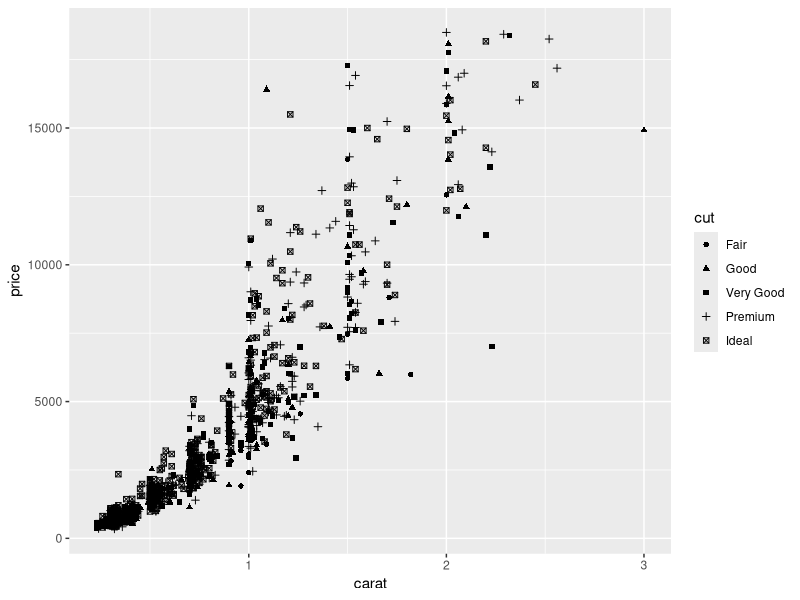
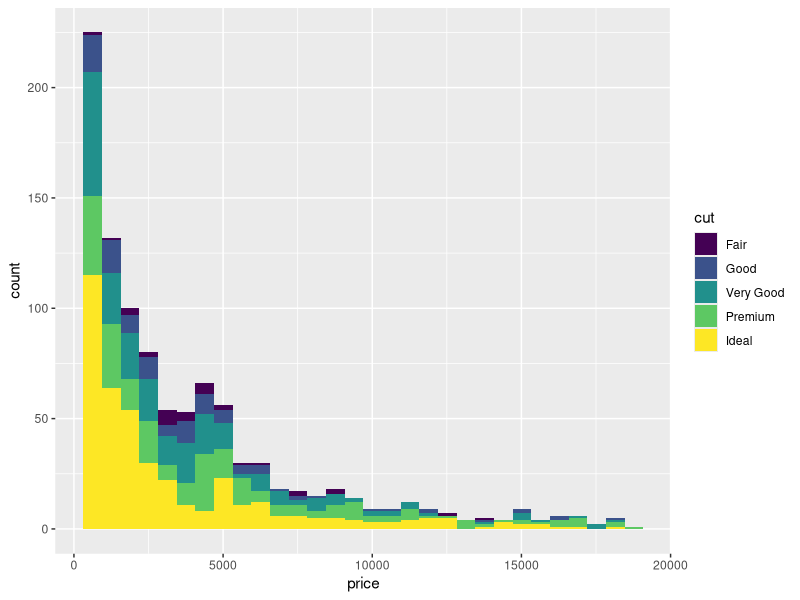
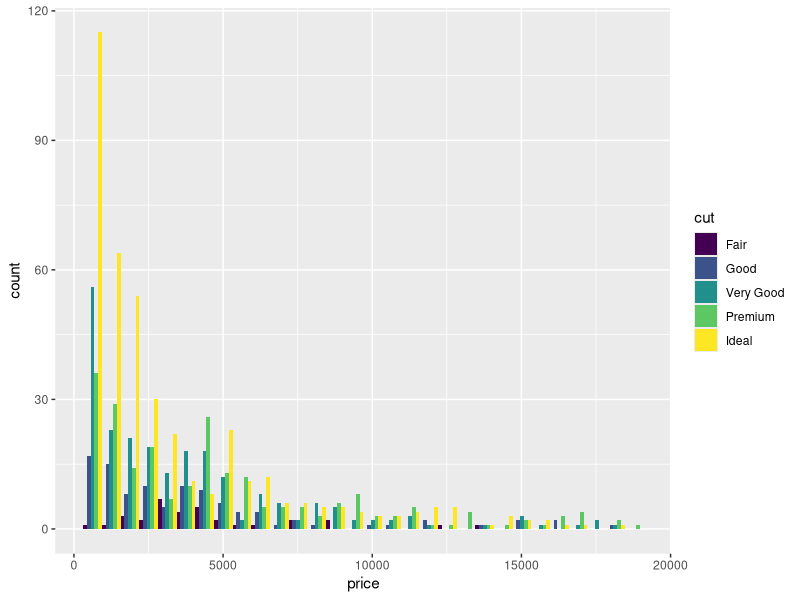
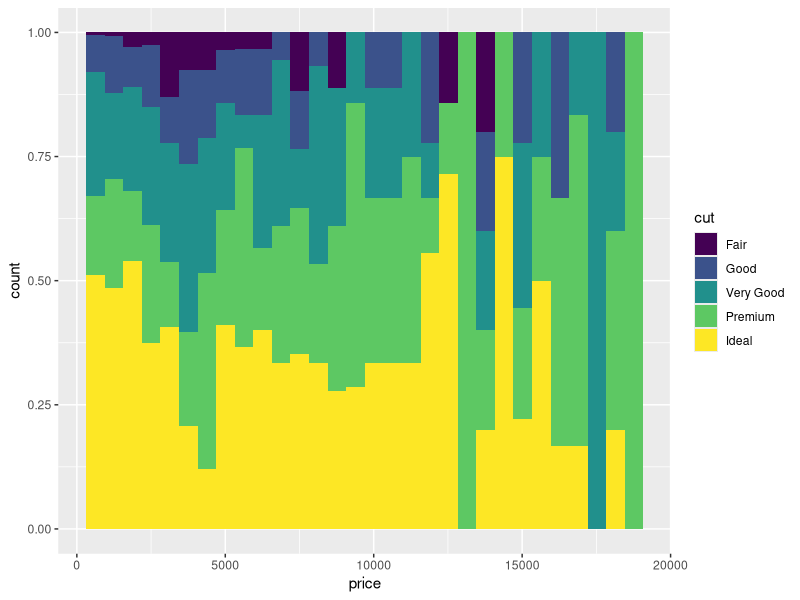
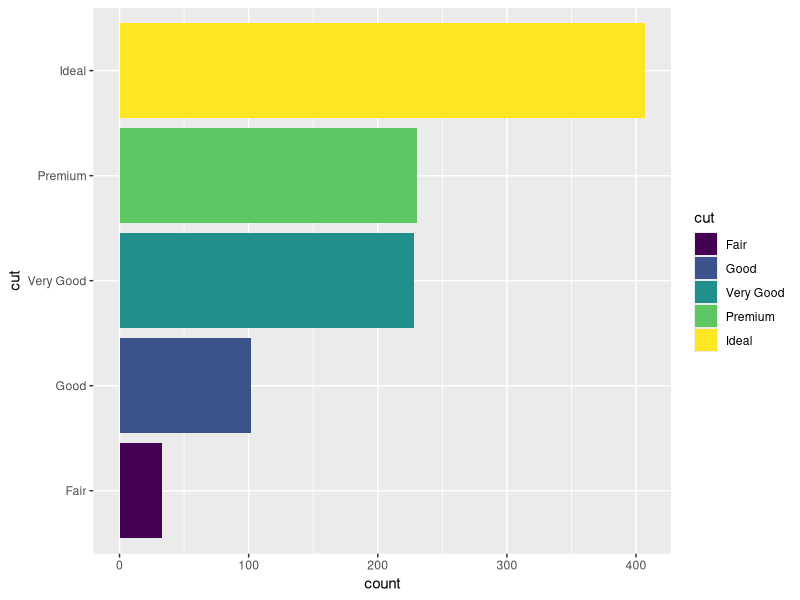
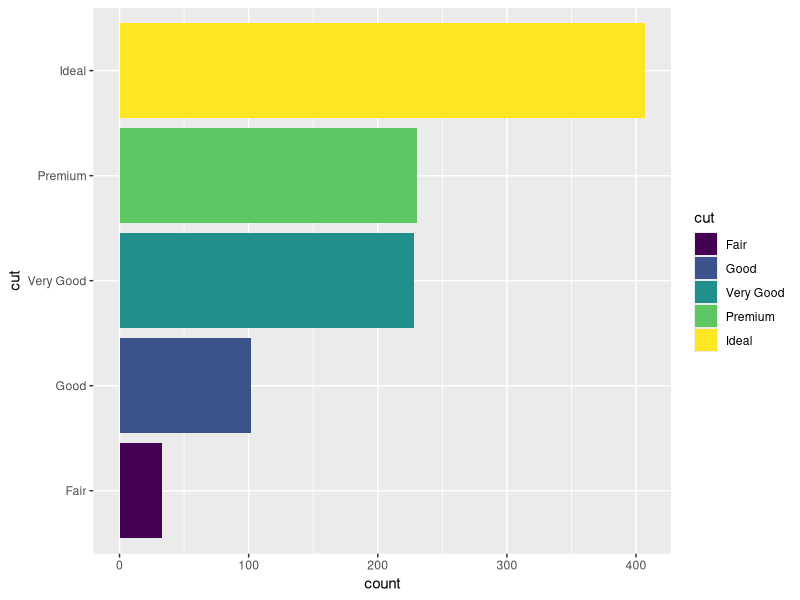

These charts were generated, in order, by the following R code:
## ---- chunk 1
knitr::opts_chunk$set(echo = TRUE)
## ---- chunk 2
require(ggplot2)
data(diamonds)
set.seed(42)
small <- diamonds[sample(nrow(diamonds), 1000), ]
head(small)
## ---- chunk 3
p<-ggplot(data=small,mapping=aes(x=carat,y=price,shape=cut))
p+geom_point()
## ---- chunk 4
ggplot(small)+geom_histogram(aes(x=price, fill=cut))
## ---- chunk 5
ggplot(small)+geom_histogram(aes(x=price, fill=cut),position='dodge')
## ---- chunk 6
ggplot(small)+geom_histogram(aes(x=price, fill=cut),position='fill')
## ---- chunk 7
ggplot(small)+geom_bar(aes(x=cut,fill=cut))+coord_flip()
## ---- chunk 8
ggplot(small)+geom_bar(aes(x=cut,fill=cut))+coord_flip()
